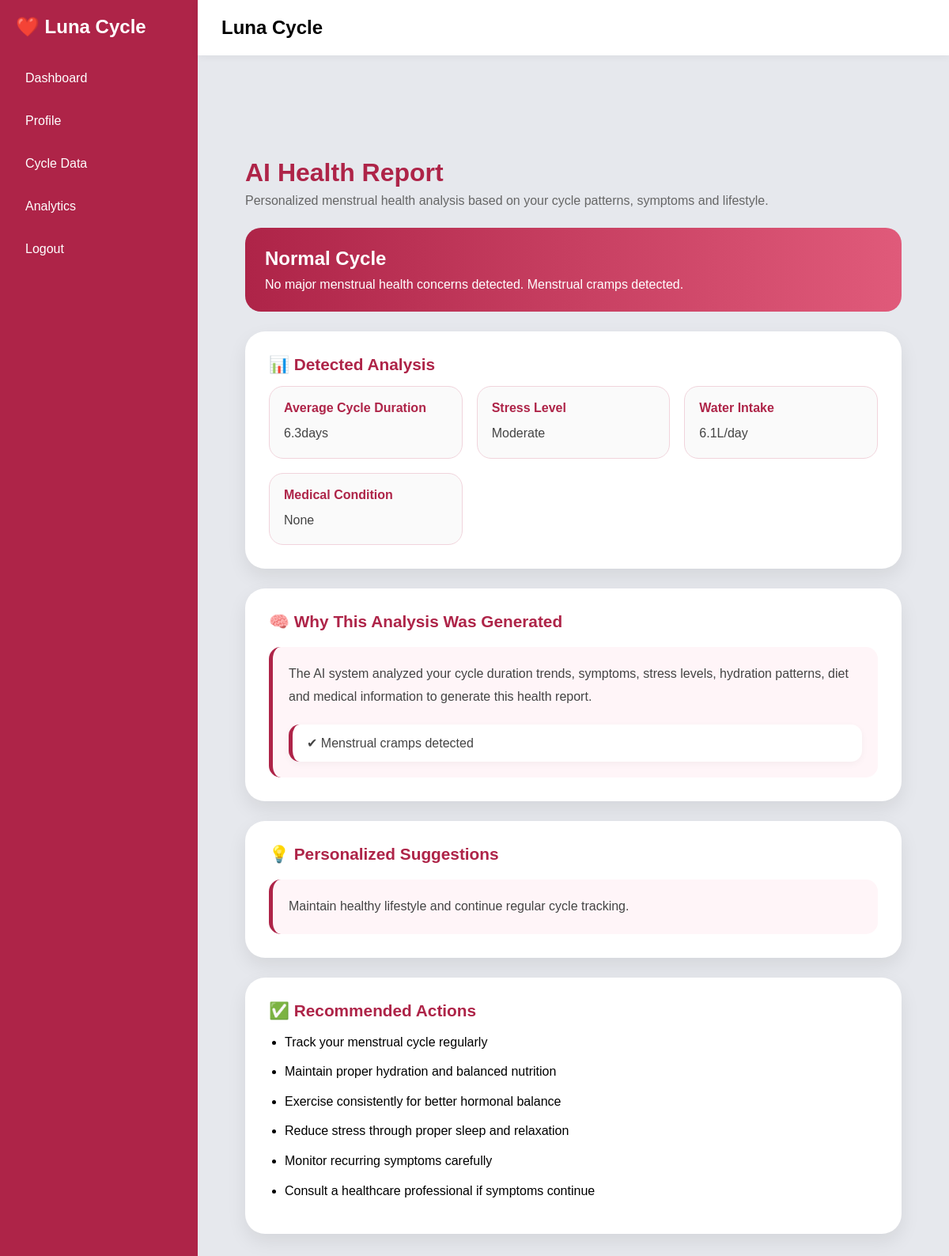
Page /suggestion_details.php (signed in) on the committed database.
### tables this page shows
CREATE TABLE `predictions` (
  `prediction_id` int(11) NOT NULL,
  `user_id` int(11) DEFAULT NULL,
  `prediction` varchar(255) DEFAULT NULL,
  `risk_level` varchar(50) DEFAULT NULL,
  `suggestion` text DEFAULT NULL,
  `risk_text` varchar(255) DEFAULT NULL,
  `analysis_notes` text DEFAULT NULL
);

CREATE TABLE `lifestyle` (
  `lifestyle_id` int(11) NOT NULL,
  `user_id` int(11) DEFAULT NULL,
  `stress_level` varchar(20) DEFAULT NULL,
  `sleep_hours` int(11) DEFAULT NULL,
  `exercise` varchar(20) DEFAULT NULL
);

CREATE TABLE `diet` (
  `diet_id` int(11) NOT NULL,
  `user_id` int(11) DEFAULT NULL,
  `balanced_diet` varchar(10) DEFAULT NULL,
  `junk_food` varchar(20) DEFAULT NULL,
  `water_intake` float DEFAULT NULL
);

CREATE TABLE `medical` (
  `medical_id` int(11) NOT NULL,
  `user_id` int(11) DEFAULT NULL,
  `condition_type` varchar(50) DEFAULT NULL,
  `medication` varchar(10) DEFAULT NULL,
  `medication_details` text DEFAULT NULL
);

### suggestion_details.php (the view, shortened to what this page needs)
<?php
$conn = new mysqli(
    "localhost",
    "root",
    "",
    "luna_cycle"
);
$user_id = $_SESSION['user_id'];
$result = $conn->query("
SELECT * FROM predictions
WHERE user_id='$user_id'
ORDER BY prediction_id DESC
LIMIT 1
");
$data = $result->fetch_assoc();
$lifestyle = $conn->query("
SELECT * FROM lifestyle
WHERE user_id='$user_id'
")->fetch_assoc();
$diet = $conn->query("
SELECT * FROM diet
WHERE user_id='$user_id'
")->fetch_assoc();
$medical = $conn->query("
SELECT * FROM medical
WHERE user_id='$user_id'
")->fetch_assoc();
$cycle = $conn->query("
SELECT AVG(duration) AS avg_duration
FROM cycle_history
WHERE user_id='$user_id'
")->fetch_assoc();
?>
<!DOCTYPE html>
<html>
<head>
<link rel="stylesheet"
href="dashboard.css">
</head>
<body>
<body>
<div class="grid-container">
<header class="header">
<h2>
Luna Cycle
</h2>
</header>
<aside id="sidebar">
<div class="sidebar-brand">
❤️ Luna Cycle
</div>
<ul class="sidebar-list">
<li class="sidebar-list-item">
<a href="user_dashboard.php">
Dashboard
</a>
</li>
<li class="sidebar-list-item">
<a href="profile.php">
Profile
</a>
</li>
<li class="sidebar-list-item">
<a href="cycle_data.php">
Cycle Data
</a>
</li>
<li class="sidebar-list-item">
<a href="analytics.php">
Analytics
</a>
</li>
<li class="sidebar-list-item">
<a href="logout.php">
Logout
</a>
</li>
</ul>
</aside>
<main class="main-container">
<div class="details-container">
<div class="report-title">
<h1>
AI Health Report
</h1>
<p>
Personalized menstrual health analysis
based on your cycle patterns,
symptoms and lifestyle.
</p>
</div>
<div class="prediction-box">
<h2>
<?php echo $data['prediction']; ?>
</h2>
<p>
<?php echo $data['risk_text']; ?>
</p>
</div>
<div class="report-card">
<h3 class="section-heading">
📊 Detected Analysis
</h3>
<div class="analysis-grid">
<div class="analysis-card">
<h4>
Average Cycle Duration
</h4>
<p>
<?php echo round($cycle['avg_duration'],1); ?>
days
</p>
</div>
<div class="analysis-card">
<h4>
Stress Level
</h4>
<p>
<?php echo $lifestyle['stress_level']; ?>
</p>
</div>
<div class="analysis-card">
<h4>
Water Intake
</h4>
<p>
<?php echo $diet['water_intake']; ?>
L/day
</p>
</div>
<div class="analysis-card">
<h4>
Medical Condition
</h4>
<p>
<?php echo $medical['condition_type']; ?>
</p>
</div>
</div>
</div>
<div class="report-card">
<h3 class="section-heading">
🧠 Why This Analysis Was Generated
</h3>
<div class="info-box">
<p>
The AI system analyzed your
cycle duration trends, symptoms,
stress levels, hydration patterns,
diet and medical information
to generate this health report.
</p>
<div class="factor-list">
<?php
$notes =
explode(
".",
$data['analysis_notes']
);
foreach($notes as $note){
    if(trim($note) != ""){
        echo "
        <div class='factor-item'>
        ✔ ".trim($note)."
        </div>
        ";
    }
}
?>
</div>
</div>
</div>
<div class="report-card">
<h3 class="section-heading">
💡 Personalized Suggestions
</h3>
<div class="info-box">
<p>
<?php echo $data['suggestion']; ?>
</p>
</div>
</div>
<div class="report-card">
<h3 class="section-heading">
✅ Recommended Actions
</h3>
<ul class="action-list">
<li>
Track your menstrual cycle regularly
</li>
<li>
Maintain proper hydration and
balanced nutrition
</li>
<li>
Exercise consistently for better
hormonal balance
</li>
<li>
Reduce stress through proper
sleep and relaxation
</li>
<li>
Monitor recurring symptoms carefully
</li>
<li>
Consult a healthcare professional
if symptoms continue
</li>
</ul>
</div>
</div>
</main>
</div>
</body>
</html>

### dashboard.css (style rules this page uses)
* { margin:0; padding:0; box-sizing:border-box; font-family:sans-serif; }
body { background:#e6e8ed; overflow-x:hidden; }
.grid-container { display:grid; grid-template-columns:250px 1fr; grid-template-rows:70px 1fr; grid-template-areas: "sidebar header" "sidebar main"; height:100vh; }
.header { grid-area:header; background:white; display:flex; align-items:center; justify-content:space-between; padding:0 30px; position:fixed; top:0; left:250px; right:0; height:70px; z-index:1000; box-shadow: 0 2px 10px rgba(0,0,0,0.05); }
#sidebar { grid-area:sidebar; background:#AE2448; color:white; padding:20px; position:fixed; top:0; left:0; width:250px; height:100vh; overflow-y:auto; }
.sidebar-brand { font-size:24px; font-weight:bold; margin-bottom:30px; }
.sidebar-list { list-style:none; }
.sidebar-list li { margin:12px 0; }
.sidebar-list li a { display:block; color:white; text-decoration:none; padding:12px; border-radius:10px; transition:0.3s; }
.main-container { grid-area:main; padding:30px; margin-top:70px; overflow-y:auto; min-height:100vh; }
.details-container { padding:30px; }
html { scroll-behavior:smooth; }

### suggestion_details.php (style rules this page uses)
.details-container { padding:30px; }
.report-title { margin-bottom:25px; }
.report-title h1 { color:#AE2448; margin-bottom:8px; }
.report-title p { color:#666; }
.report-card { background:white; padding:30px; border-radius:25px; box-shadow: 0 10px 25px rgba(0,0,0,0.08); margin-bottom:25px; }
.section-heading { color:#AE2448; margin-bottom:15px; font-size:1.3rem; }
.prediction-box { background: linear-gradient( to right, #AE2448, #e05a7a ); color:white; padding:25px; border-radius:20px; margin-bottom:25px; }
.prediction-box h2 { margin-bottom:10px; }
.analysis-grid { display:grid; grid-template-columns: repeat(auto-fit,minmax(220px,1fr)); gap:18px; }
.analysis-card { background:#fafafa; padding:18px; border-radius:18px; border:1px solid #f1d4dc; }
.analysis-card h4 { color:#AE2448; margin-bottom:10px; }
.analysis-card p { color:#444; line-height:1.6; }
.action-list { margin-top:15px; padding-left:20px; }
.action-list li { margin-bottom:12px; line-height:1.6; }
.info-box { background:#fff5f8; padding:20px; border-left:5px solid #AE2448; border-radius:15px; margin-top:20px; }
.info-box p { line-height:1.8; color:#444; }
.factor-list { margin-top:20px; display:flex; flex-direction:column; gap:12px; }
.factor-item { background:white; padding:14px 18px; border-radius:14px; border-left:5px solid #AE2448; font-weight:500; color:#444; box-shadow: 0 3px 10px rgba(0,0,0,0.04); }

### rows in the picture
predictions: prediction "Normal Cycle", risk_text "No major menstrual health concerns detected. Menstrual cramps detected.", analysis_notes "Menstrual cramps detected", suggestion "Maintain healthy lifestyle and continue regular cycle tracking."
lifestyle: stress_level "Moderate"
diet: water_intake "6.1"
medical: condition_type "None"

### other values in the picture
$cycle['avg_duration'] "6.3"
